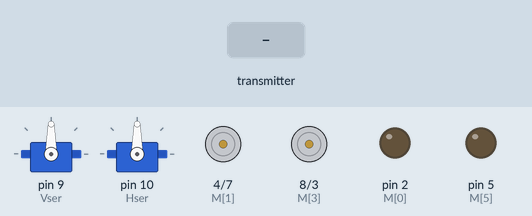
The sketch below on a simulated Arduino Uno, built with avr-gcc and run on an emulated ATmega328P. Parts: 2 × servo, motor-driver pin pairs drawn as motors (green arrow = first pin HIGH = forward, orange = second pin HIGH = backward, longer = more drive), output pins drawn as LEDs (lit = HIGH). The test bench sets the inputs (shaded band). No radio packets arrive unless stated.

Above: at 1.2 s.
1.3 s: the transmitter starts sending buf.0 = 0
At 2.5 s:
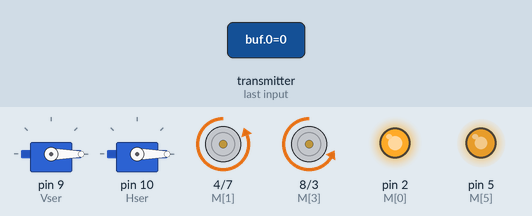
2.8 s: the transmitter starts sending buf.1 = 64
At 3.8 s:
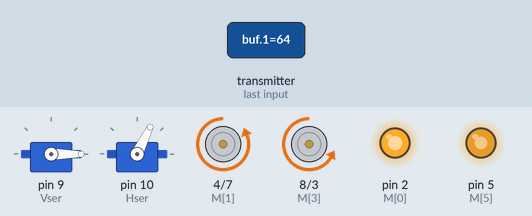
4.3 s: the transmitter starts sending buf.2 = 64
At 5.0 s:
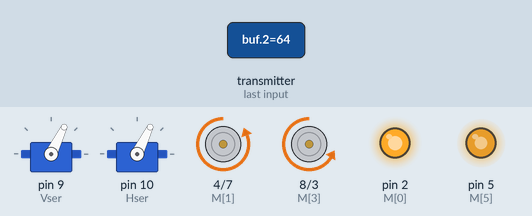
5.8 s: the transmitter starts sending buf.0 = 255
At 6.1 s:
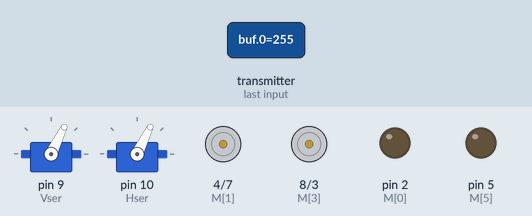
7.3 s: the transmitter starts sending buf.1 = 0
At 8.4 s:
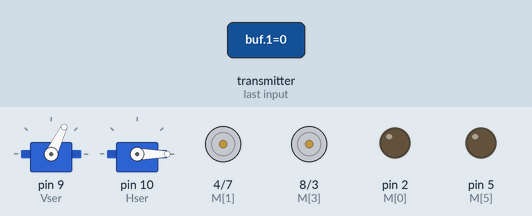
8.8 s: the transmitter starts sending buf.2 = 0
At 9.6 s:
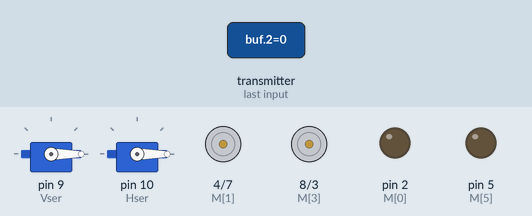
Timing chart, 0 to 11.3 s (numbered marks = the images above; inputs shaded):
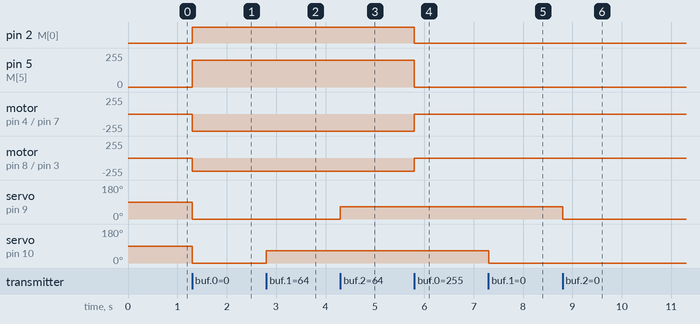

The sketch:

RobotReciver433.ino
```cpp
// Include RadioHead Amplitude Shift Keying Library
#include <RH_ASK.h>
// Include dependant SPI Library
#include <SPI.h>
#include <Servo.h>
#define Speed
byte M[6] = {2, 4, 7, 8, 3, 5}; //Motor Driver Pins: left m1 pin 1,left m1 pin 2,right m1 pin 1,right m1 pin 2,pwm1,pmw2
#define Vser 9 //pin for Vertical Movement
#define Hser 10 //pin for horizontal Movement
#define Speed 200
Servo VServo, HServo; //defining the servos used for arm
RH_ASK rf_driver; //defining the rf transmitter instance

void setup() {
  for (int i = 0; i < 6; i++) {
    pinMode(M[i], 1);
    digitalWrite(M[i], 0);
  }
  // Initialize ASK Object
  rf_driver.init();
  VServo.attach(Vser); //hooking up the servo objects to the pins
  HServo.attach(Hser);
  VServo.write(90); //home the value to 90 degree
  HServo.write(90); //home the value to 90 degree
  // Setup Serial Monitor
  Serial.begin(9600);
}
uint8_t buf[3]; //buffer to hold our message
void loop() {
  uint8_t buflen = sizeof(buf);
  if (rf_driver.recv(buf, &buflen)) { //if the message is avaliable
    //time to decode our message
    /*
      we will have a data frame of 2 bytes:
      byte 1: first 6 bits are X value then 2 bits for Up and Down
      byte 2: first 6 bits are Y value then 2 bits for Left and Right
    */
    //first we use >> to right shift our value then we appy a filter to extract eithr a binary value or 6 bit analog values
    byte up =    (buf[0] >> 0) % 2;
    byte down =  (buf[0] >> 1) % 2;
    byte left =  (buf[0] >> 2) % 2;
    byte right = (buf[0] >> 3) % 2;
    byte X = buf[1];
    byte Y = buf[2];
    //now we have all our inputs we can handle them:
    //arm:
    VServo.write(Y); //move the vertical to value
    HServo.write(X); //move the Horizontal to value
    if (!up) { //if up is pressed
      Forward();
    } else if (!down) {
      Backward();
    } else if (!left) {
      Left();
    } else if (!right) {
      Right();
    }else{
      Stop();
    }
  }

}
void Forward() {
  digitalWrite(M[0], 1);
  digitalWrite(M[1], 0);
  digitalWrite(M[2], 1);
  digitalWrite(M[3],  0);
  analogWrite(M[4], Speed);
  analogWrite(M[5], Speed);
}
void Backward() {

  digitalWrite(M[0], 0);
  digitalWrite(M[1], 1);
  digitalWrite(M[2], 0);
  digitalWrite(M[3], 1);
  analogWrite(M[4], Speed);
  analogWrite(M[5], Speed);
}
void Right() {

  digitalWrite(M[0], 1);
  digitalWrite(M[1], 0);
  digitalWrite(M[2], 0);
  digitalWrite(M[3], 1);
  analogWrite(M[4], Speed);
  analogWrite(M[5], Speed);
}
void Left() {

  digitalWrite(M[0], 0);
  digitalWrite(M[1], 1);
  digitalWrite(M[2], 1);
  digitalWrite(M[3], 0);
  analogWrite(M[4], Speed);
  analogWrite(M[5], Speed);
}
void Stop() {

  digitalWrite(M[0], 0);
  digitalWrite(M[1], 0);
  digitalWrite(M[2], 0);
  digitalWrite(M[3], 0);
  analogWrite(M[4], 0);
  analogWrite(M[5], 0);
}
```

Measured:
- after the input at 1.3 s, pin 2 (M[0]): LOW → HIGH at once; pin 5 (M[5]): 0/255 → 200/255 at once; motor on pin 4 (M[1]) / pin 7 (M[2]): stopped → backward 255/255 at once; motor on pin 8 (M[3]) / pin 3 (M[4]): stopped → backward 200/255 at once; servo on pin 9 (Vser), servo on pin 10 (Hser): 90° → 0° at once
- after the input at 2.8 s, servo on pin 10 (Hser): 0° → 64° at once
- after the input at 4.3 s, servo on pin 9 (Vser): 0° → 64° at once
- after the input at 5.8 s, pin 2 (M[0]): HIGH → LOW at once; pin 5 (M[5]): 200/255 → 0/255 at once; motor on pin 4 (M[1]) / pin 7 (M[2]): backward 255/255 → stopped at once; motor on pin 8 (M[3]) / pin 3 (M[4]): backward 200/255 → stopped at once
- after the input at 7.3 s, servo on pin 10 (Hser): 64° → 0° at once
- after the input at 8.8 s, servo on pin 9 (Vser): 64° → 0° at once
